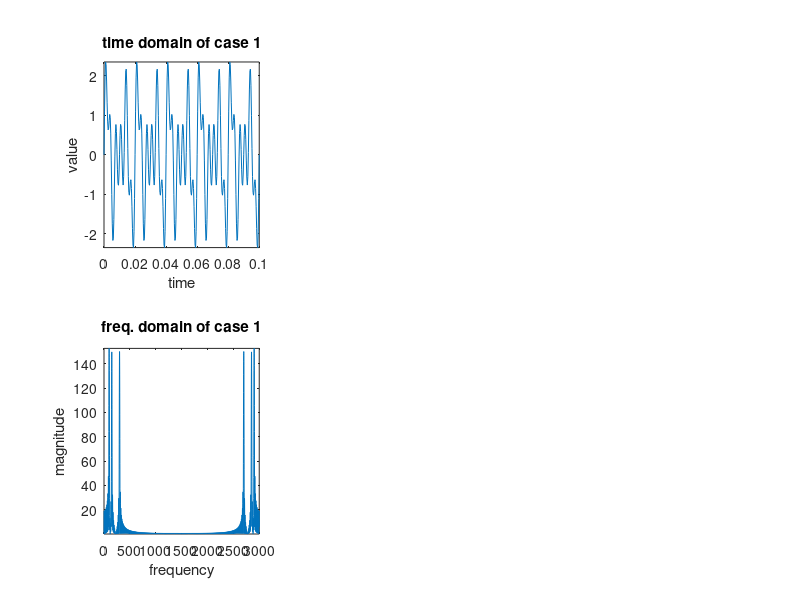

MATLAB code for this plot: (Note: this script raises an error after producing the figure.)
clear all;clc;
figure('Name','Question 2');
%% Def.
f=3000;
sec=0.1;
t=0:1/f:sec;
N=length(t)*10;
for i=1:1:3
    %% Conpute
  w=linspace(0,f,N);
  x=sin(2*pi*100*t)+sin(2*pi*150*t)+sin(2*pi*300*t);
  switch i
      case 1
      case 2
          x=dnsample(x,3,1);
      case 3
          x=dnsample(x,3,1);
          x=interpolation_2(x);
  end
  y=abs(fft(x,N));
  tw=linspace(0,sec,length(x));
    %% Plot
    subplot(2,3,i);
    plot(tw,x);title(['time domain of case ',int2str(i)]);xlabel('time');ylabel('value');axis tight;
    subplot(2,3,i+3);
    plot(w,y);title(['freq. domain of case ',int2str(i)]);xlabel('frequency');ylabel('magnitude');axis tight;
end